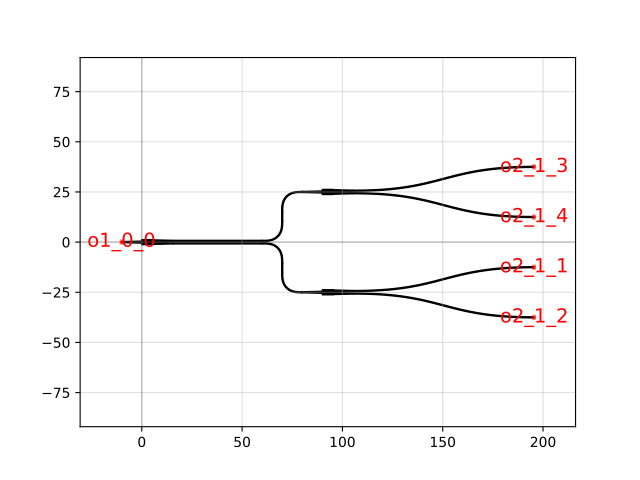

The script that drew this image:
import gdsfactory as gf

c = gf.components.splitter_tree(noutputs=4, spacing=[90.0, 50.0], cross_section='strip')
c.plot()
